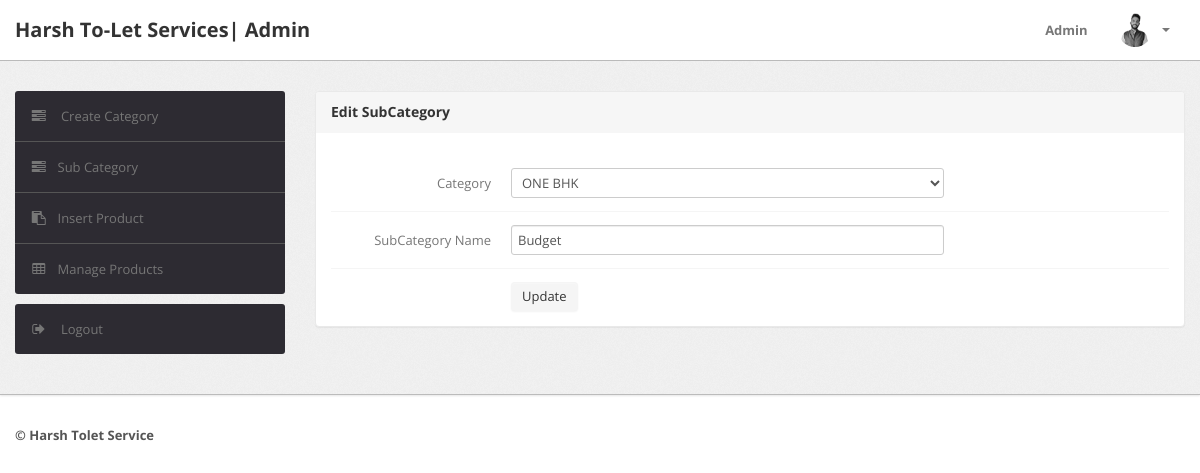
The app's page /Searching/admin/edit-subcategory.php?id=2 (signed in), older data.
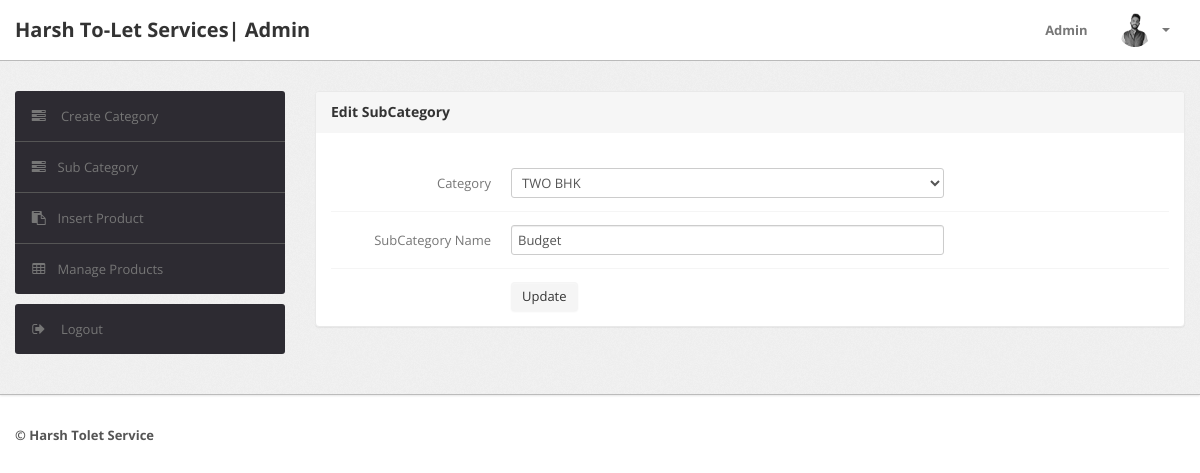
The same page, newer data.
### tables this page shows
CREATE TABLE `subcategory` (
  `id` int(11) NOT NULL,
  `categoryid` int(11) DEFAULT NULL,
  `subcategory` varchar(255) DEFAULT NULL,
  `creationDate` timestamp NULL DEFAULT current_timestamp(),
  `updationDate` varchar(255) DEFAULT NULL
);

CREATE TABLE `category` (
  `id` int(11) NOT NULL,
  `categoryName` varchar(255) DEFAULT NULL,
  `categoryDescription` longtext DEFAULT NULL,
  `creationDate` timestamp NOT NULL DEFAULT current_timestamp(),
  `updationDate` varchar(255) DEFAULT NULL
);

### Searching/admin/edit-subcategory.php (the view, shortened to what this page needs)
<?php
include('include/config.php');
if(strlen($_SESSION['alogin'])==0)
	{
header('location:index.php');
}
else{
?>
<!DOCTYPE html>
<html lang="en">
<head>
	<link type="text/css" href="bootstrap/css/bootstrap.min.css" rel="stylesheet">
	<link type="text/css" href="bootstrap/css/bootstrap-responsive.min.css" rel="stylesheet">
	<link type="text/css" href="css/theme.css" rel="stylesheet">
	<link type="text/css" href="images/icons/css/font-awesome.css" rel="stylesheet">
</head>
<body>
<?php include('include/header.php');?>
	<div class="wrapper">
		<div class="container">
			<div class="row">
<?php include('include/sidebar.php');?>
			<div class="span9">
					<div class="content">
						<div class="module">
							<div class="module-head">
								<h3>Edit SubCategory</h3>
							</div>
							<div class="module-body">
									<br />
			<form class="form-horizontal row-fluid" name="Category" method="post" >
<?php
$id=intval($_GET['id']);
$query=mysqli_query($con,"select category.id,category.categoryName,subcategory.subcategory from subcategory join category on category.id=subcategory.categoryid where subcategory.id='$id'");
while($row=mysqli_fetch_array($query))
{
?>
<div class="control-group">
<label class="control-label" for="basicinput">Category</label>
<div class="controls">
<select name="category" class="span8 tip" required>
<option value="<?php echo htmlentities($row['id']);?>"><?php echo htmlentities($catname=$row['categoryName']);?></option>
</select>
</div>
</div>
<div class="control-group">
<label class="control-label" for="basicinput">SubCategory Name</label>
<div class="controls">
<input type="text" placeholder="Enter category Name"  name="subcategory" value="<?php echo  htmlentities($row['subcategory']);?>" class="span8 tip" required>
</div>
</div>
									<?php } ?>
	<div class="control-group">
											<div class="controls">
												<button type="submit" name="submit" class="btn">Update</button>
											</div>
										</div>
									</form>
							</div>
						</div>
					</div>
				</div>
			</div>
		</div>
	</div>
<?php include('include/footer.php');?>
</body>
<?php } ?>

Row changes from the older to the newer data that the page shows:
changed subcategory "Budget": category "ONE BHK" → "TWO BHK"
